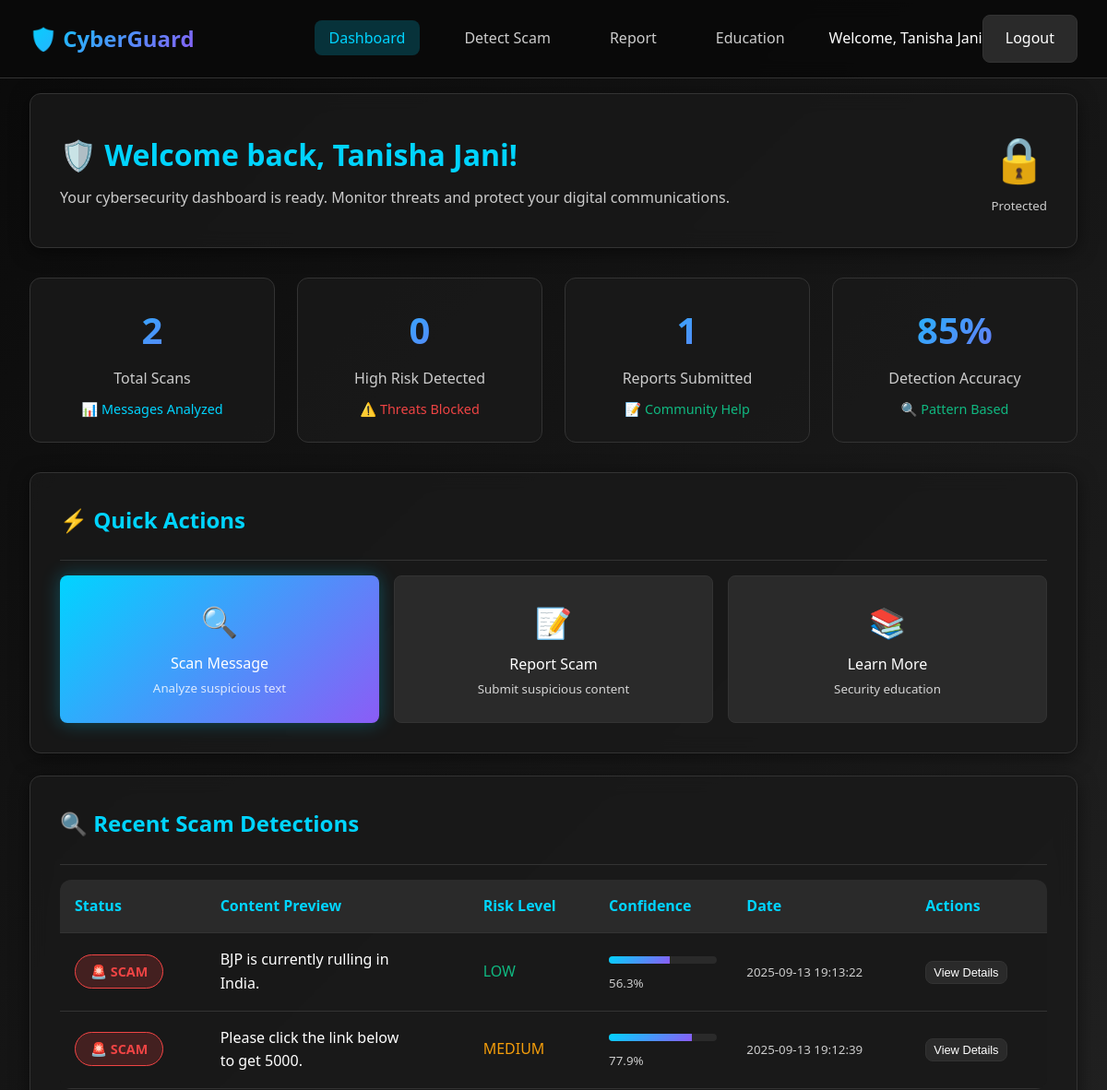
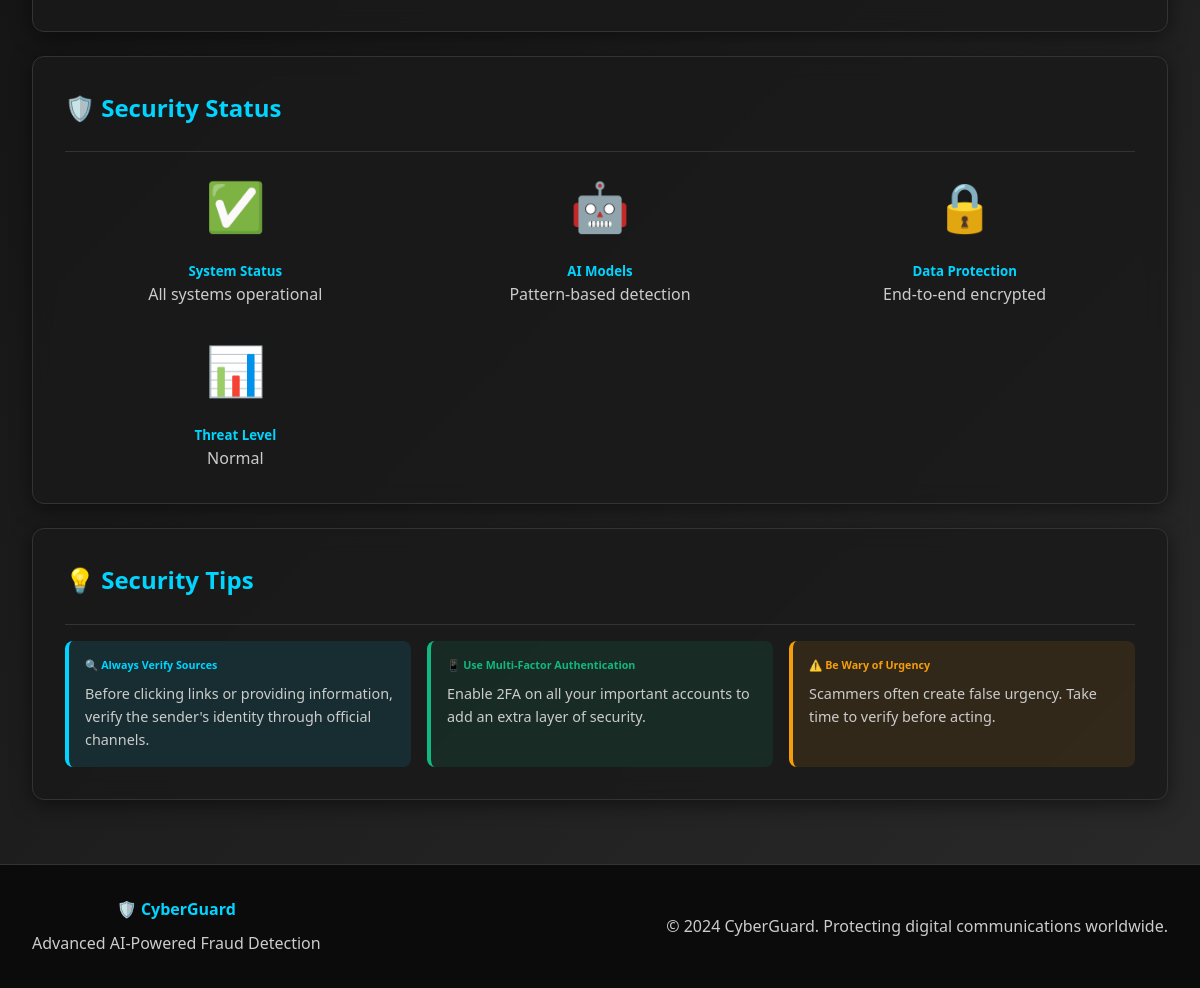
The app's page /dashboard (signed in) with its own data (2 pictures, top to bottom).
### tables this page shows
CREATE TABLE detected_scams (
            id INTEGER PRIMARY KEY AUTOINCREMENT,
            user_id INTEGER,
            text_content TEXT NOT NULL,
            is_scam BOOLEAN NOT NULL,
            confidence REAL NOT NULL,
            risk_level TEXT NOT NULL,
            indicators TEXT,
            keywords_found TEXT,
            explanation TEXT,
            timestamp TIMESTAMP DEFAULT CURRENT_TIMESTAMP,
            FOREIGN KEY (user_id) REFERENCES users (id)
        );

### app.py (the view)
@app.route("/dashboard")
def dashboard():
    if "user_id" not in session:
        flash("Please login first!", "warning")
        return redirect(url_for("auth", action="login"))
    conn = sqlite3.connect('fraud_detection.db')
    cursor = conn.cursor()
    cursor.execute('''
        SELECT text_content, is_scam, confidence, risk_level, indicators, keywords_found, explanation, timestamp
        FROM detected_scams
        WHERE user_id = ?
        ORDER BY timestamp DESC
        LIMIT 5
    ''', (session["user_id"],))
    recent_detections = cursor.fetchall()
    cursor.execute("SELECT COUNT(*) FROM detected_scams WHERE user_id = ?", (session["user_id"],))
    total_detections = cursor.fetchone()[0]
    cursor.execute("SELECT COUNT(*) FROM reported_scams WHERE user_id = ?", (session["user_id"],))
    total_reports = cursor.fetchone()[0]
    cursor.execute("SELECT COUNT(*) FROM detected_scams WHERE user_id = ? AND risk_level = 'high'", (session["user_id"],))
    high_risk_detections = cursor.fetchone()[0]
    conn.close()
    stats = {
        'total_detections': total_detections,
        'total_reports': total_reports,
        'high_risk_detections': high_risk_detections,
        'models_loaded': models_loaded
    }
    return render_template("dashboard.html",
                         username=session["username"],
                         recent_detections=recent_detections,
                         stats=stats)

### templates/dashboard.html (shortened to what this page needs)
{% extends "base.html" %}
{% block content %}
<div class="container">
    <div class="card mb-3">
        <div class="d-flex justify-content-between align-items-center">
            <div>
                <h1 style="color: var(--accent-blue); margin-bottom: 0.5rem;">
                    🛡️ Welcome back, {{ username }}!
                </h1>
                <p style="color: var(--text-gray); margin: 0;">
                    Your cybersecurity dashboard is ready. Monitor threats and protect your digital communications.
                </p>
            </div>
            <div class="text-center">
                <div style="font-size: 3rem; color: var(--accent-blue);">🔒</div>
                <small style="color: var(--text-gray);">Protected</small>
            </div>
        </div>
    </div>
    <div class="stats-grid">
        <div class="stat-card">
            <div class="stat-number">{{ stats.total_detections }}</div>
            <div class="stat-label">Total Scans</div>
            <div style="color: var(--accent-blue); font-size: 0.9rem; margin-top: 0.5rem;">
                📊 Messages Analyzed
            </div>
        </div>
        <div class="stat-card">
            <div class="stat-number">{{ stats.high_risk_detections }}</div>
            <div class="stat-label">High Risk Detected</div>
            <div style="color: var(--danger-red); font-size: 0.9rem; margin-top: 0.5rem;">
                ⚠️ Threats Blocked
            </div>
        </div>
        <div class="stat-card">
            <div class="stat-number">{{ stats.total_reports }}</div>
            <div class="stat-label">Reports Submitted</div>
            <div style="color: var(--success-green); font-size: 0.9rem; margin-top: 0.5rem;">
                📝 Community Help
            </div>
        </div>
        <div class="stat-card">
            <div class="stat-number">
                {% if stats.models_loaded %}100{% else %}85{% endif %}%
            </div>
            <div class="stat-label">Detection Accuracy</div>
            <div style="color: var(--success-green); font-size: 0.9rem; margin-top: 0.5rem;">
                {% if stats.models_loaded %}🤖 AI Enhanced{% else %}🔍 Pattern Based{% endif %}
            </div>
        </div>
    </div>
    <div class="card mt-3">
        <div class="card-header">
            <h3 class="card-title">⚡ Quick Actions</h3>
        </div>
        <div style="display: grid; grid-template-columns: repeat(auto-fit, minmax(200px, 1fr)); gap: 1rem;">
            <a href="{{ url_for('detect_scam') }}" class="btn btn-primary text-center" style="padding: 1.5rem;">
                <div style="font-size: 2rem; margin-bottom: 0.5rem;">🔍</div>
                <div>Scan Message</div>
                <small style="opacity: 0.8;">Analyze suspicious text</small>
            </a>
            <a href="{{ url_for('report_scam') }}" class="btn btn-secondary text-center" style="padding: 1.5rem;">
                <div style="font-size: 2rem; margin-bottom: 0.5rem;">📝</div>
                <div>Report Scam</div>
                <small style="opacity: 0.8;">Submit suspicious content</small>
            </a>
            <a href="{{ url_for('education') }}" class="btn btn-secondary text-center" style="padding: 1.5rem;">
                <div style="font-size: 2rem; margin-bottom: 0.5rem;">📚</div>
                <div>Learn More</div>
                <small style="opacity: 0.8;">Security education</small>
            </a>
        </div>
    </div>
    {% if recent_detections %}
    <div class="card mt-3">
        <div class="card-header">
            <h3 class="card-title">🔍 Recent Scam Detections</h3>
        </div>
        <div class="table-responsive">
            <table class="table">
                <thead>
                    <tr>
                        <th>Status</th>
                        <th>Content Preview</th>
                        <th>Risk Level</th>
                        <th>Confidence</th>
                        <th>Date</th>
                        <th>Actions</th>
                    </tr>
                </thead>
                <tbody>
                    {% for detection in recent_detections %}
                    <tr>
                        <td>
                            {% if detection[1] %}
                                <span class="result-status status-scam">🚨 SCAM</span>
                            {% elif detection[3] == 'medium' %}
                                <span class="result-status status-suspicious">⚠️ SUSPICIOUS</span>
                            {% else %}
                                <span class="result-status status-safe">✅ SAFE</span>
                            {% endif %}
                        </td>
                        <td>
                            <div style="max-width: 200px; overflow: hidden; text-overflow: ellipsis;">
                                {{ detection[0][:50] }}{% if detection[0]|length > 50 %}...{% endif %}
                            </div>
                        </td>
                        <td>
                            <span style="color: {% if detection[3] == 'high' %}var(--danger-red){% elif detection[3] == 'medium' %}var(--warning-orange){% else %}var(--success-green){% endif %};">
                                {{ detection[3].upper() }}
                            </span>
                        </td>
                        <td>
                            <div class="confidence-bar">
                                <div class="confidence-fill" data-percentage="{{ (detection[2] * 100)|int }}"></div>
                            </div>
                            <small style="color: var(--text-gray);">{{ "%.1f"|format(detection[2] * 100) }}%</small>
                        </td>
                        <td>
                            <small style="color: var(--text-gray);">{{ detection[7] }}</small>
                        </td>
                        <td>
                            <button class="btn btn-secondary" style="padding: 0.25rem 0.5rem; font-size: 0.8rem;"
                                    onclick="showDetectionDetails({{ loop.index0 }})">
                                View Details
                            </button>
                        </td>
                    </tr>
                    {% endfor %}
                </tbody>
            </table>
        </div>
    </div>
    {% endif %}
    <div class="card mt-3">
        <div class="card-header">
            <h3 class="card-title">🛡️ Security Status</h3>
        </div>
        <div style="display: grid; grid-template-columns: repeat(auto-fit, minmax(250px, 1fr)); gap: 1.5rem;">
            <div class="text-center">
                <div style="font-size: 3rem; color: var(--success-green); margin-bottom: 1rem;">✅</div>
                <h5 style="color: var(--accent-blue);">System Status</h5>
                <p style="color: var(--text-gray); margin: 0;">All systems operational</p>
            </div>
            <div class="text-center">
                <div style="font-size: 3rem; color: var(--accent-blue); margin-bottom: 1rem;">🤖</div>
                <h5 style="color: var(--accent-blue);">AI Models</h5>
                <p style="color: var(--text-gray); margin: 0;">
                    {% if stats.models_loaded %}Enhanced detection active{% else %}Pattern-based detection{% endif %}
                </p>
            </div>
            <div class="text-center">
                <div style="font-size: 3rem; color: var(--success-green); margin-bottom: 1rem;">🔒</div>
                <h5 style="color: var(--accent-blue);">Data Protection</h5>
                <p style="color: var(--text-gray); margin: 0;">End-to-end encrypted</p>
            </div>
            <div class="text-center">
                <div style="font-size: 3rem; color: var(--warning-orange); margin-bottom: 1rem;">📊</div>
                <h5 style="color: var(--accent-blue);">Threat Level</h5>
                <p style="color: var(--text-gray); margin: 0;">
                    {% if stats.high_risk_detections > 0 %}Elevated{% else %}Normal{% endif %}
                </p>
            </div>
        </div>
    </div>
    <div class="card mt-3">
        <div class="card-header">
            <h3 class="card-title">💡 Security Tips</h3>
        </div>
        <div style="display: grid; grid-template-columns: repeat(auto-fit, minmax(300px, 1fr)); gap: 1rem;">
            <div style="padding: 1rem; background: rgba(0, 212, 255, 0.1); border-radius: 8px; border-left: 4px solid var(--accent-blue);">
                <h6 style="color: var(--accent-blue); margin-bottom: 0.5rem;">🔍 Always Verify Sources</h6>
                <p style="color: var(--text-gray); font-size: 0.9rem; margin: 0;">
                    Before clicking links or providing information, verify the sender's identity through official channels.
                </p>
            </div>
            <div style="padding: 1rem; background: rgba(16, 185, 129, 0.1); border-radius: 8px; border-left: 4px solid var(--success-green);">
                <h6 style="color: var(--success-green); margin-bottom: 0.5rem;">📱 Use Multi-Factor Authentication</h6>
                <p style="color: var(--text-gray); font-size: 0.9rem; margin: 0;">
                    Enable 2FA on all your important accounts to add an extra layer of security.
                </p>
            </div>
            <div style="padding: 1rem; background: rgba(245, 158, 11, 0.1); border-radius: 8px; border-left: 4px solid var(--warning-orange);">
                <h6 style="color: var(--warning-orange); margin-bottom: 0.5rem;">⚠️ Be Wary of Urgency</h6>
                <p style="color: var(--text-gray); font-size: 0.9rem; margin: 0;">
                    Scammers often create false urgency. Take time to verify before acting.
                </p>
            </div>
        </div>
    </div>
</div>
{% endblock %}

### templates/base.html (shortened to what this page needs)
<!DOCTYPE html>
<html lang="en">
<head>
    <link rel="stylesheet" href="{{ url_for('static', filename='style.css') }}">
</head>
<body>
    <nav class="navbar">
        <div class="container-fluid">
            <div class="d-flex justify-content-between align-items-center">
                <a href="{{ url_for('home') }}" class="navbar-brand">
                    🛡️ CyberGuard
                </a>
                <ul class="navbar-nav">
                    {% if session.username %}
                        <li><a href="{{ url_for('dashboard') }}" class="nav-link {% if request.endpoint == 'dashboard' %}active{% endif %}">Dashboard</a></li>
                        <li><a href="{{ url_for('detect_scam') }}" class="nav-link {% if request.endpoint == 'detect_scam' %}active{% endif %}">Detect Scam</a></li>
                        <li><a href="{{ url_for('report_scam') }}" class="nav-link {% if request.endpoint == 'report_scam' %}active{% endif %}">Report</a></li>
                        <li><a href="{{ url_for('education') }}" class="nav-link {% if request.endpoint == 'education' %}active{% endif %}">Education</a></li>
                        <li>
                            <div class="d-flex align-items-center">
                                <span class="text-gray me-2">Welcome, {{ session.username }}</span>
                                <a href="{{ url_for('logout') }}" class="btn btn-secondary">Logout</a>
                            </div>
                        </li>
                    {% else %}
                        <li><a href="{{ url_for('auth', action='login') }}" class="nav-link">Login</a></li>
                        <li><a href="{{ url_for('auth', action='register') }}" class="btn btn-primary">Register</a></li>
                    {% endif %}
                </ul>
            </div>
        </div>
    </nav>
    <main>
        {% block content %}{% endblock %}
    </main>
    <footer class="mt-5" style="background: rgba(10, 10, 10, 0.95); border-top: 1px solid var(--border-gray); padding: 2rem 0; margin-top: 4rem;">
        <div class="container text-center">
            <div class="d-flex justify-content-between align-items-center">
                <div>
                    <h4 style="color: var(--accent-blue); margin-bottom: 0.5rem;">🛡️ CyberGuard</h4>
                    <p style="color: var(--text-gray); margin: 0;">Advanced AI-Powered Fraud Detection</p>
                </div>
                <div>
                    <p style="color: var(--text-gray); margin: 0;">
                        © 2024 CyberGuard. Protecting digital communications worldwide.
                    </p>
                </div>
            </div>
        </div>
    </footer>
</body>
</html>

### records on screen
detected_scams: is_scam "🚨 SCAM", text_content "BJP is currently rulling in India.", risk_level "LOW", detection[2]*100 "56.3", timestamp "2025-09-13 19:13:22"
detected_scams: is_scam "🚨 SCAM", text_content "Please click the link below to get 5000.", risk_level "MEDIUM", detection[2]*100 "77.9", timestamp "2025-09-13 19:12:39"

### other values on screen
{{ session.username }} "Tanisha Jani"
{{ username }} "Tanisha Jani"
{{ stats.total_detections }} "2"
{{ stats.high_risk_detections }} "0"
{{ stats.total_reports }} "1"
